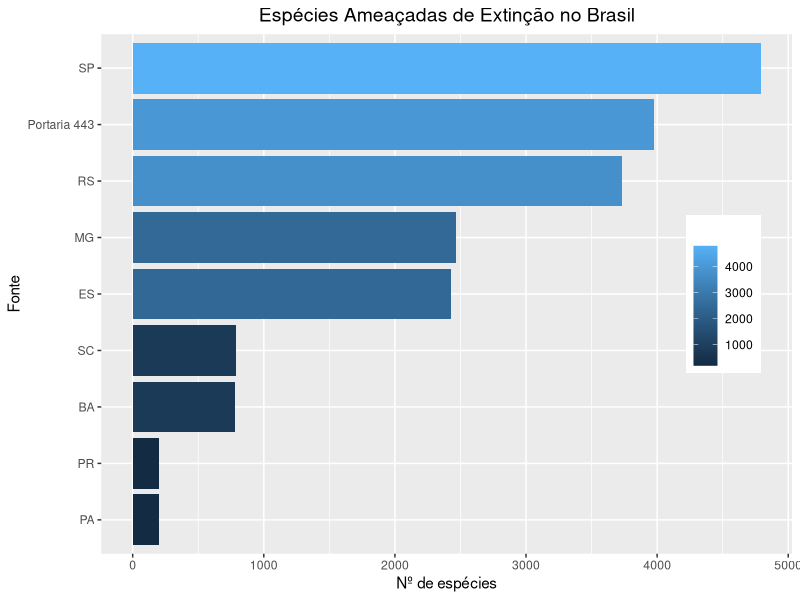
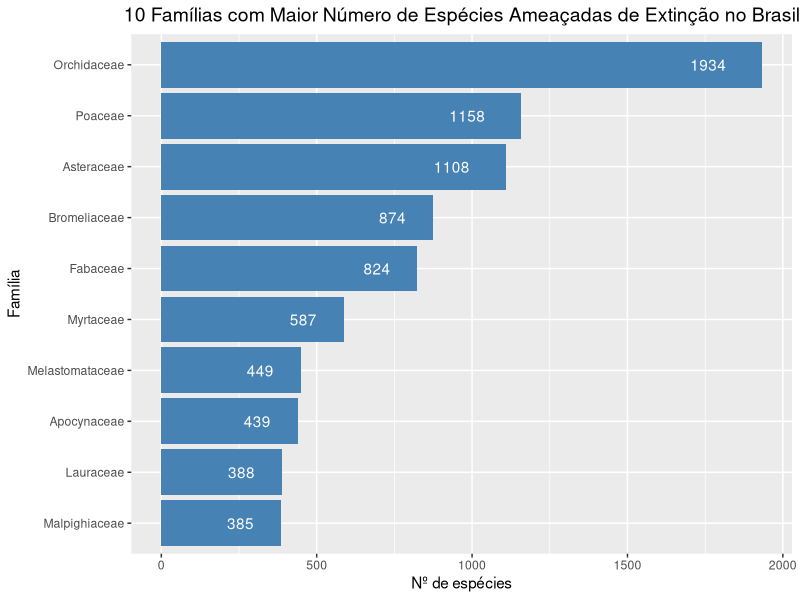
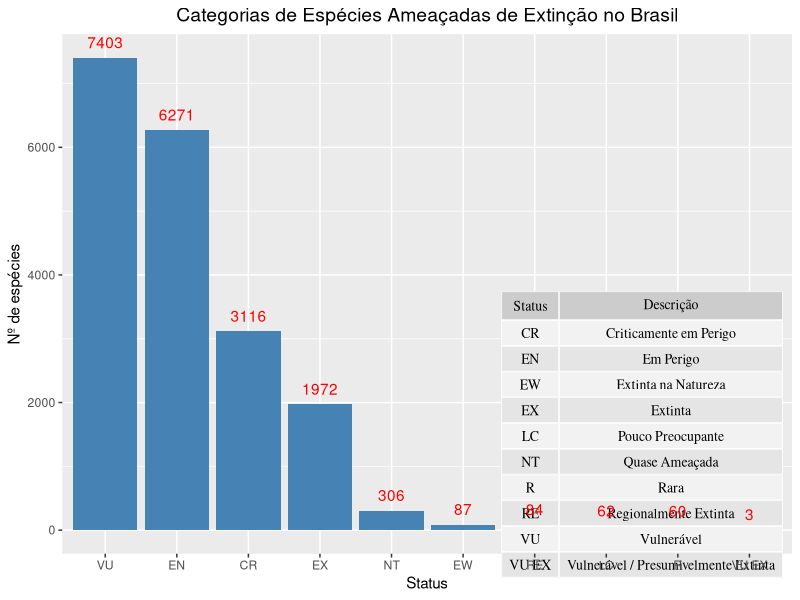

These charts were generated, in order, by the following R code:
library(dplyr, warn.conflicts = FALSE)
library(ggplot2)
library(glue)
library(magrittr)


# Read and join data sets
endangered_BRA <- read.csv2('Especies_Ameacadas_BRA.csv', fileEncoding = "latin1")

# List Chart ##
species_source <- endangered_BRA |>
    group_by(fonte) |>
    filter(!is.na(fonte)) |>
    count(fonte, sort = TRUE)

species_source$fonte <- with(species_source, reorder(fonte, n))

bra <- ggplot(species_source, aes(x = fonte, y = n, fill = n)) +
    geom_col() +
    coord_flip() +
    theme(plot.title = element_text(hjust = 0.5, size = 14),
          legend.position = c(0.9, 0.5)) +
    labs(title = 'Espécies Ameaçadas de Extinção no Brasil',
         x = 'Fonte',
         y = 'Nº de espécies',
         fill = '')

#---> Species Chart by status
species_status <- endangered_BRA |>
    group_by(codStatus, status_conservacao) |>
    filter(!is.na(codStatus)) |>
    count(codStatus, sort = T)

# Reorder the data set by number of status 
species_status$codStatus <- with(species_status, reorder(codStatus, desc(n)))

# Set status code table 
statusCodeTable <- endangered_BRA |>
    group_by(codStatus, status_conservacao) |>
    filter(!is.na(codStatus)) |>
    summarise() |>
    rename(Status = codStatus, Descrição = status_conservacao)

# Theme to the table plot
table_theme <- gridExtra::ttheme_default(
    base_size = 10,
    base_colour = "black",
    base_family = "serif",
    parse = TRUE
)

# Ungroup the tibble before passing to tableGrob
statusCodeTable <- statusCodeTable %>% ungroup()

# Create table grob
table_grob <- gridExtra::tableGrob(statusCodeTable, theme = table_theme, rows = NULL)

#---> Set chart
sp_status <- ggplot(species_status, aes(x = codStatus, y = n)) +
    geom_col(fill = 'steelblue') +
    scale_fill_manual(name = 'Status',
                      values = c('EN = Em Perigo')) +
    theme(plot.title = element_text(hjust = 0.5, size = 14)) +
    annotation_custom(
        table_grob,
        xmin = 'RE',
        xmax = 'VU EX',
        ymin = 800,
        ymax = 2200
    ) +
    geom_text(aes(label = n, vjust = -0.8), color = 'red') +
    labs(title = 'Categorias de Espécies Ameaçadas de Extinção no Brasil',
         x = 'Status',
         y = 'Nº de espécies')

# Family Chart ##
statusFamily <- endangered_BRA |>
    filter(familia != "") |>
    mutate(familia = stringr::str_to_title(familia)) |>
    group_by(familia) |>
    summarise(n = n()) |>
    arrange(desc(n)) |>
    slice_head(n = 10)


        
statusFamily$familia <- with(statusFamily, reorder(familia, n))

f <- ggplot(statusFamily, aes(familia, n)) +
    geom_col(fill = 'steelblue') + coord_flip() +
    geom_text(aes(label = n, hjust = 2), color = 'white') +
    theme(plot.title = element_text(hjust = 0.5, size = 14)) +
    labs(title = '10 Famílias com Maior Número de Espécies Ameaçadas de Extinção no Brasil',
         x = 'Família',
         y = 'Nº de espécies')
